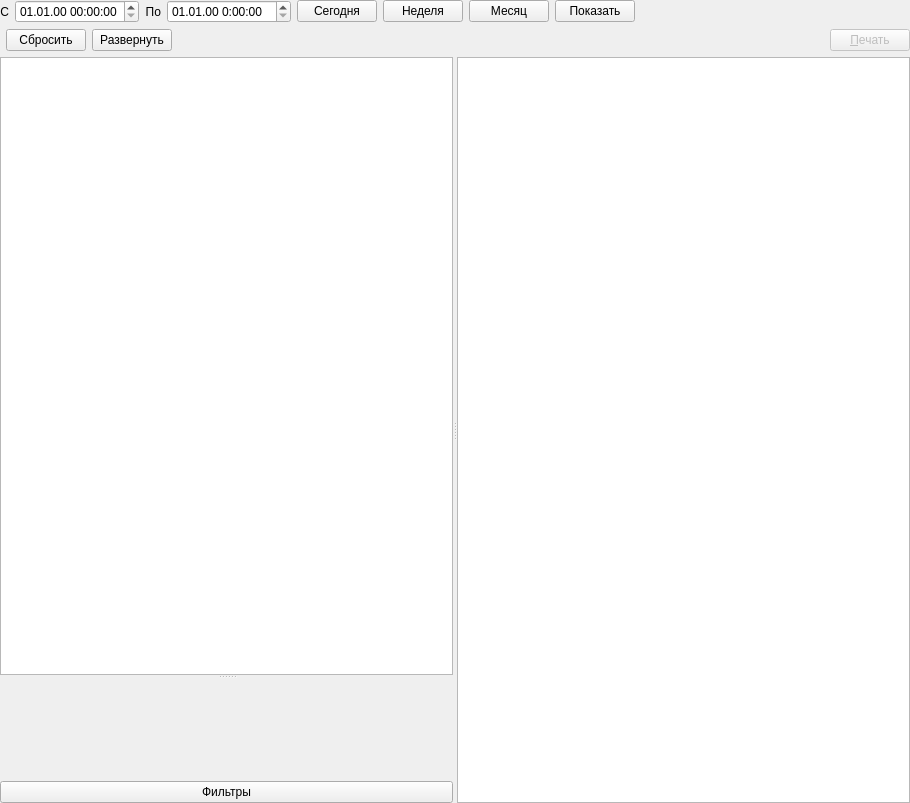
<?xml version="1.0" encoding="UTF-8"?>
<ui version="4.0">
 <class>LogFrame</class>
 <widget class="QWidget" name="LogFrame">
  <property name="geometry">
   <rect>
    <x>0</x>
    <y>0</y>
    <width>910</width>
    <height>803</height>
   </rect>
  </property>
  <property name="windowTitle">
   <string>Form</string>
  </property>
  <layout class="QGridLayout" name="gridLayout">
   <property name="leftMargin">
    <number>0</number>
   </property>
   <property name="topMargin">
    <number>0</number>
   </property>
   <property name="rightMargin">
    <number>0</number>
   </property>
   <property name="bottomMargin">
    <number>0</number>
   </property>
   <item row="0" column="0">
    <layout class="QHBoxLayout" name="horizontalLayout">
     <item>
      <widget class="QLabel" name="labelFrom">
       <property name="enabled">
        <bool>true</bool>
       </property>
       <property name="sizePolicy">
        <sizepolicy hsizetype="Preferred" vsizetype="Preferred">
         <horstretch>0</horstretch>
         <verstretch>0</verstretch>
        </sizepolicy>
       </property>
       <property name="text">
        <string>С</string>
       </property>
       <property name="alignment">
        <set>Qt::AlignRight|Qt::AlignTrailing|Qt::AlignVCenter</set>
       </property>
      </widget>
     </item>
     <item>
      <widget class="DateTimeEdit" name="fromDateEdit">
       <property name="sizePolicy">
        <sizepolicy hsizetype="Preferred" vsizetype="Fixed">
         <horstretch>0</horstretch>
         <verstretch>0</verstretch>
        </sizepolicy>
       </property>
       <property name="minimumSize">
        <size>
         <width>78</width>
         <height>0</height>
        </size>
       </property>
       <property name="displayFormat">
        <string>dd.MM.yy hh:mm:ss</string>
       </property>
      </widget>
     </item>
     <item>
      <widget class="QLabel" name="labelTo">
       <property name="enabled">
        <bool>true</bool>
       </property>
       <property name="sizePolicy">
        <sizepolicy hsizetype="Preferred" vsizetype="Preferred">
         <horstretch>0</horstretch>
         <verstretch>0</verstretch>
        </sizepolicy>
       </property>
       <property name="text">
        <string>По</string>
       </property>
       <property name="alignment">
        <set>Qt::AlignRight|Qt::AlignTrailing|Qt::AlignVCenter</set>
       </property>
      </widget>
     </item>
     <item>
      <widget class="DateTimeEdit" name="toDateEdit">
       <property name="displayFormat">
        <string>dd.MM.yy H:mm:ss</string>
       </property>
      </widget>
     </item>
     <item>
      <widget class="QPushButton" name="buttonToday">
       <property name="sizePolicy">
        <sizepolicy hsizetype="Minimum" vsizetype="Fixed">
         <horstretch>0</horstretch>
         <verstretch>0</verstretch>
        </sizepolicy>
       </property>
       <property name="text">
        <string>Сегодня</string>
       </property>
       <property name="checkable">
        <bool>true</bool>
       </property>
      </widget>
     </item>
     <item>
      <widget class="QPushButton" name="buttonLastWeek">
       <property name="sizePolicy">
        <sizepolicy hsizetype="Minimum" vsizetype="Fixed">
         <horstretch>0</horstretch>
         <verstretch>0</verstretch>
        </sizepolicy>
       </property>
       <property name="text">
        <string>Неделя</string>
       </property>
       <property name="checkable">
        <bool>true</bool>
       </property>
      </widget>
     </item>
     <item>
      <widget class="QPushButton" name="buttonLastMonth">
       <property name="sizePolicy">
        <sizepolicy hsizetype="Minimum" vsizetype="Fixed">
         <horstretch>0</horstretch>
         <verstretch>0</verstretch>
        </sizepolicy>
       </property>
       <property name="text">
        <string>Месяц</string>
       </property>
       <property name="checkable">
        <bool>true</bool>
       </property>
      </widget>
     </item>
     <item>
      <widget class="QPushButton" name="showButton">
       <property name="text">
        <string>Показать</string>
       </property>
      </widget>
     </item>
     <item>
      <spacer name="horizontalSpacer">
       <property name="orientation">
        <enum>Qt::Horizontal</enum>
       </property>
       <property name="sizeHint" stdset="0">
        <size>
         <width>40</width>
         <height>20</height>
        </size>
       </property>
      </spacer>
     </item>
    </layout>
   </item>
   <item row="1" column="0">
    <layout class="QHBoxLayout" name="horizontalLayout_3">
     <item>
      <widget class="QuickSearch" name="searchWidget" native="true"/>
     </item>
     <item>
      <layout class="QHBoxLayout" name="horizontalLayout_2">
       <item>
        <widget class="QPushButton" name="uncheckButton">
         <property name="text">
          <string>Сбросить</string>
         </property>
        </widget>
       </item>
       <item>
        <widget class="QPushButton" name="expandButton">
         <property name="text">
          <string>Развернуть</string>
         </property>
        </widget>
       </item>
       <item>
        <spacer name="horizontalSpacer_3">
         <property name="orientation">
          <enum>Qt::Horizontal</enum>
         </property>
         <property name="sizeHint" stdset="0">
          <size>
           <width>40</width>
           <height>20</height>
          </size>
         </property>
        </spacer>
       </item>
       <item>
        <widget class="QPushButton" name="printButton">
         <property name="enabled">
          <bool>false</bool>
         </property>
         <property name="text">
          <string>&amp;Печать</string>
         </property>
        </widget>
       </item>
      </layout>
     </item>
    </layout>
   </item>
   <item row="2" column="0">
    <widget class="QSplitter" name="mainSplitter">
     <property name="orientation">
      <enum>Qt::Horizontal</enum>
     </property>
     <widget class="QWidget" name="layoutWidget">
      <layout class="QVBoxLayout" name="verticalLayout_3">
       <item>
        <widget class="QSplitter" name="splitter">
         <property name="orientation">
          <enum>Qt::Vertical</enum>
         </property>
         <widget class="QTreeView" name="controlObjectsTreeView"/>
         <widget class="ReportPresetWidget" name="presetWidget" native="true"/>
        </widget>
       </item>
       <item>
        <widget class="QPushButton" name="showPresetsButton">
         <property name="text">
          <string>Фильтры</string>
         </property>
        </widget>
       </item>
      </layout>
     </widget>
     <widget class="LogView" name="eventLogTableView">
      <property name="editTriggers">
       <set>QAbstractItemView::NoEditTriggers</set>
      </property>
      <property name="selectionBehavior">
       <enum>QAbstractItemView::SelectRows</enum>
      </property>
      <attribute name="horizontalHeaderHighlightSections">
       <bool>false</bool>
      </attribute>
      <attribute name="verticalHeaderHighlightSections">
       <bool>false</bool>
      </attribute>
     </widget>
    </widget>
   </item>
  </layout>
  <action name="actionExit">
   <property name="text">
    <string>Выход</string>
   </property>
   <property name="toolTip">
    <string>Выход</string>
   </property>
  </action>
  <action name="actionShowAll">
   <property name="text">
    <string>&amp;Все</string>
   </property>
  </action>
  <action name="actionToday">
   <property name="text">
    <string>&amp;Сегодня</string>
   </property>
  </action>
  <action name="actionLastWeek">
   <property name="text">
    <string>Последняя &amp;неделя</string>
   </property>
  </action>
  <action name="actionLastMonth">
   <property name="text">
    <string>Последний &amp;месяц</string>
   </property>
  </action>
 </widget>
 <customwidgets>
  <customwidget>
   <class>LogView</class>
   <extends>QTableView</extends>
   <header>log/logview.h</header>
  </customwidget>
  <customwidget>
   <class>DateTimeEdit</class>
   <extends>QDateTimeEdit</extends>
   <header>calendar/datetimeedit.h</header>
  </customwidget>
  <customwidget>
   <class>QuickSearch</class>
   <extends>QWidget</extends>
   <header>quicksearch/quicksearch.h</header>
   <container>1</container>
  </customwidget>
  <customwidget>
   <class>ReportPresetWidget</class>
   <extends>QWidget</extends>
   <header location="global">report/reportpresetwidget.h</header>
   <container>1</container>
  </customwidget>
 </customwidgets>
 <resources/>
 <connections>
  <connection>
   <sender>buttonToday</sender>
   <signal>clicked()</signal>
   <receiver>actionToday</receiver>
   <slot>trigger()</slot>
   <hints>
    <hint type="sourcelabel">
     <x>159</x>
     <y>21</y>
    </hint>
    <hint type="destinationlabel">
     <x>-1</x>
     <y>-1</y>
    </hint>
   </hints>
  </connection>
  <connection>
   <sender>buttonLastWeek</sender>
   <signal>clicked()</signal>
   <receiver>actionLastWeek</receiver>
   <slot>trigger()</slot>
   <hints>
    <hint type="sourcelabel">
     <x>262</x>
     <y>21</y>
    </hint>
    <hint type="destinationlabel">
     <x>-1</x>
     <y>-1</y>
    </hint>
   </hints>
  </connection>
  <connection>
   <sender>buttonLastMonth</sender>
   <signal>clicked()</signal>
   <receiver>actionLastMonth</receiver>
   <slot>trigger()</slot>
   <hints>
    <hint type="sourcelabel">
     <x>364</x>
     <y>21</y>
    </hint>
    <hint type="destinationlabel">
     <x>-1</x>
     <y>-1</y>
    </hint>
   </hints>
  </connection>
 </connections>
</ui>
